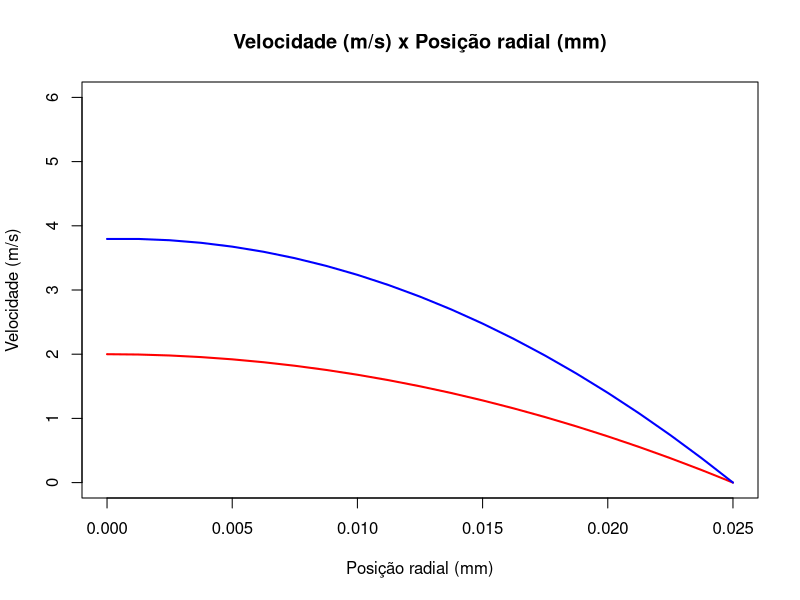

This figure's R source:
rm(list = ls())

library(flextable)

dpdz <- -12.928
mu <- 1.01 * 10^-3
R <- 25 * 10^-3
N <- 20 # numero de pontos analisados 
dr <- R/N # passo no espaço

N <- N + 1

r_seq <- seq(from = 0.0, to = R, by = dr)
u_analytical <- dpdz / (4 * mu) * (r_seq^2 - R^2)

plot(
  NULL,
  main = "Velocidade (m/s) x Posição radial (mm)",
  xlab = "Posição radial (mm)",
  ylab = "Velocidade (m/s)",
  xlim = c(0, max(r_seq)),
  ylim = c(0, 3 * max(u_analytical))
)

lines(r_seq, u_analytical, lwd = 2, col = "red")

# agora é a analise numerica

# matriz que representa os coeficientes do sistema linear
A <- matrix(0, ncol = N, nrow = N)
line <- 0

# matriz coluna (vetor vertical) que representa os termos independentes
b <- rep(0, N)

for (ri in r_seq) {
  line <- line + 1
  
  if (ri == 0) {
    # condição de simetria
    # u0 = u1 ==> u0 - u1 = 0
    A[line, line + 1] <- -1
    A[line, line] <- 1
    
    b[line] <- 0
  } else if (ri == R) {
    # na borda do cano, velocidade nula (cond de contorno)
    # assim temos 1 * u_R = 0 ==> u_R = 0
    
    A[line, line] <- 1
    b[line] <- 0
  } else {
    # no interno
    A[line, line + 1] <- 1 + ri
    A[line, line] <- -1 - 2 * ri
    A[line, line - 1] <- ri
    
    b[line] <- (dpdz / mu) * ri * dr
  }
}

u_numerical <- solve(A) %*% b
lines(r_seq, u_numerical / 1, lwd = 2, col = "blue")
